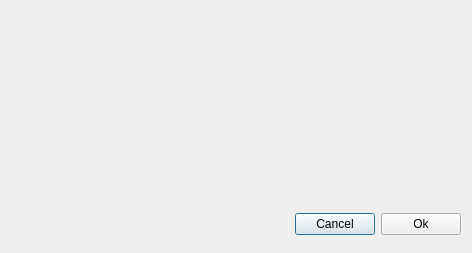
<?xml version="1.0" encoding="UTF-8"?>
<ui version="4.0">
 <class>BlankSettings</class>
 <widget class="QDialog" name="BlankSettings">
  <property name="geometry">
   <rect>
    <x>0</x>
    <y>0</y>
    <width>472</width>
    <height>253</height>
   </rect>
  </property>
  <property name="windowTitle">
   <string>Dialog</string>
  </property>
  <widget class="QWidget" name="layoutWidget">
   <property name="geometry">
    <rect>
     <x>10</x>
     <y>210</y>
     <width>451</width>
     <height>29</height>
    </rect>
   </property>
   <layout class="QHBoxLayout" name="horizontalLayout">
    <item>
     <spacer name="horizontalSpacer">
      <property name="orientation">
       <enum>Qt::Horizontal</enum>
      </property>
      <property name="sizeHint" stdset="0">
       <size>
        <width>40</width>
        <height>20</height>
       </size>
      </property>
     </spacer>
    </item>
    <item>
     <widget class="QPushButton" name="pushButton_cancel">
      <property name="text">
       <string>Cancel</string>
      </property>
     </widget>
    </item>
    <item>
     <widget class="QPushButton" name="pushButton_ok">
      <property name="text">
       <string>Ok</string>
      </property>
     </widget>
    </item>
   </layout>
  </widget>
 </widget>
 <resources/>
 <connections/>
</ui>
